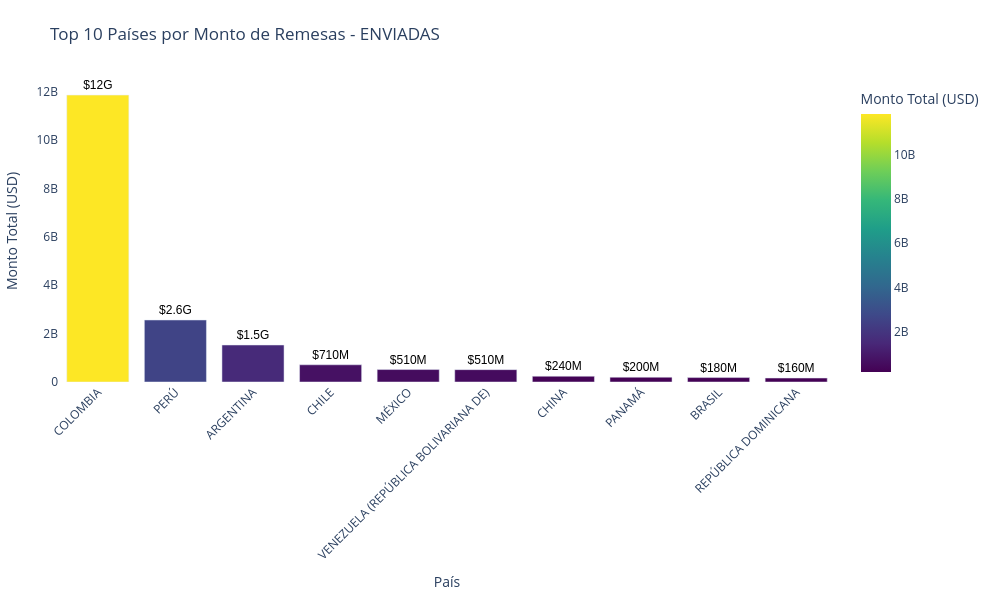

The notebook cell this image was saved under:
### Code cell
df_enviadas = df[df['descr_tipo_transaccion'] == "ENVIADAS"]
df_enviadas
top_paises = df_enviadas.groupby('descr_pais').agg({
    'monto_USD': 'sum',
    'numero_giros': 'sum'
}).nlargest(10, 'monto_USD').reset_index()

fig = px.bar(top_paises, x='descr_pais', y='monto_USD',
             title='Top 10 Países por Monto de Remesas - ENVIADAS',
             labels={'descr_pais': 'País', 'monto_USD': 'Monto Total (USD)'},
             color='monto_USD',
             color_continuous_scale='Viridis',
             height=600,  # Altura mayor
             width=1000)  # Ancho mayor

fig.update_layout(
    margin=dict(l=40, r=40, t=80, b=100),  # Márgenes ajustados
    xaxis_tickangle=-45,
    plot_bgcolor='white',
    paper_bgcolor='white'
)
fig.update_traces(
    texttemplate='%{y:$.2s}',  # Formato compacto: $1.2M, $3.4B, etc.
    textposition='outside',
    textfont=dict(size=12, color='black', family='Arial')
)

fig.show()

### Figure 1 — Plotly figure (JSON) as saved in the notebook; plotly's stock layout.template omitted (floating-point values rounded to 4 significant figures)
{"data": [{"hovertemplate": "País=%{x}<br>Monto Total (USD)=%{marker.color}<extra></extra>", "legendgroup": "", "marker": {"color": [11850000000.0, 2562000000.0, 1528000000.0, 711000000.0, 514100000.0, 510000000.0, 238600000.0, 197000000.0, 182100000.0, 162900000.0], "coloraxis": "coloraxis", "pattern": {"shape": ""}}, "name": "", "orientation": "v", "showlegend": false, "textfont": {"color": "black", "family": "Arial", "size": 12}, "textposition": "outside", "texttemplate": "%{y:$.2s}", "type": "bar", "x": ["COLOMBIA", "PERÚ", "ARGENTINA", "CHILE", "MÉXICO", "VENEZUELA (REPÚBLICA BOLIVARIANA DE)", "CHINA", "PANAMÁ", "BRASIL", "REPÚBLICA DOMINICANA"], "xaxis": "x", "y": [11850000000.0, 2562000000.0, 1528000000.0, 711000000.0, 514100000.0, 510000000.0, 238600000.0, 197000000.0, 182100000.0, 162900000.0], "yaxis": "y"}], "layout": {"barmode": "relative", "coloraxis": {"colorbar": {"title": {"text": "Monto Total (USD)"}}, "colorscale": [[0, "#440154"], [0.1111, "#482878"], [0.2222, "#3e4989"], [0.3333, "#31688e"], [0.4444, "#26828e"], [0.5556, "#1f9e89"], [0.6667, "#35b779"], [0.7778, "#6ece58"], [0.8889, "#b5de2b"], [1, "#fde725"]]}, "height": 600, "legend": {"tracegroupgap": 0}, "margin": {"b": 100, "l": 40, "r": 40, "t": 80}, "paper_bgcolor": "white", "plot_bgcolor": "white", "title": {"text": "Top 10 Países por Monto de Remesas - ENVIADAS"}, "width": 1000, "xaxis": {"anchor": "y", "domain": [0, 1], "tickangle": -45, "title": {"text": "País"}}, "yaxis": {"anchor": "x", "domain": [0, 1], "title": {"text": "Monto Total (USD)"}}}}
